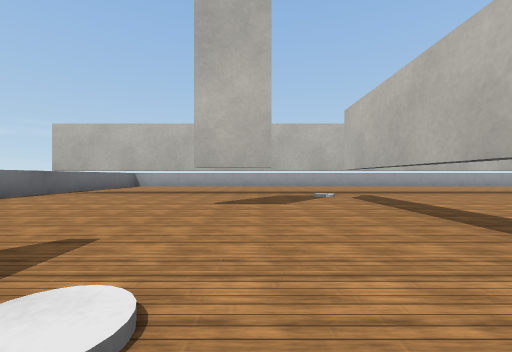
[1] (above)

15 first-person views from a walk through a robot-simulator world made for Webots. The camera is 0.39 m above the floor, looks level and sees 90° across. The floor is counted in squares, 1 m on a side. Each view is taken from the middle of a square. On the plan, view 1 faces up. The plan holds only what a view shows up to about 9 squares ahead; the rest is blank. Robots are left out. Simple shapes and patterns stand in for the simulator's stock objects.

[2]
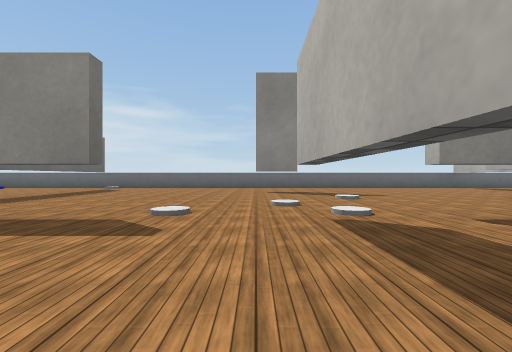

[3]
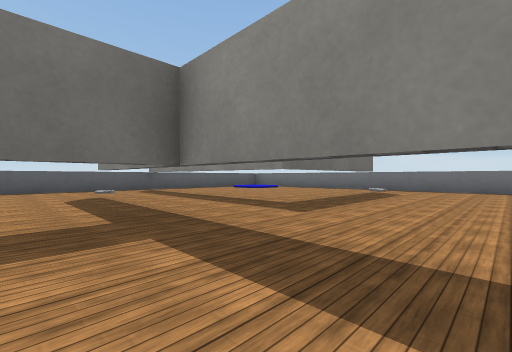

[4]
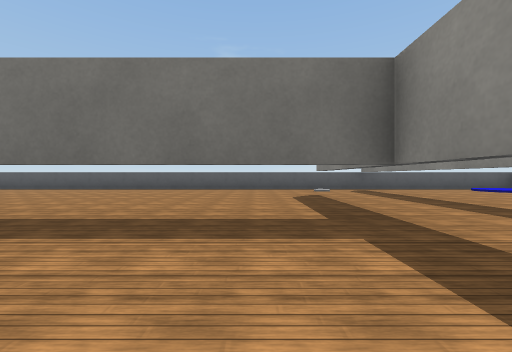

[5]
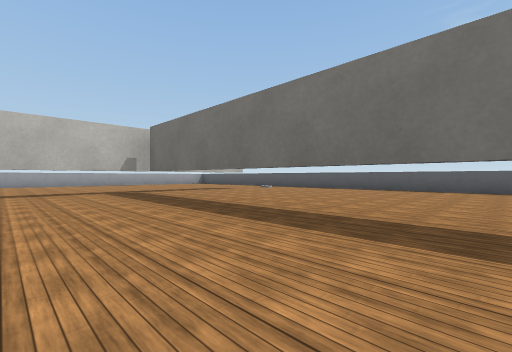

[6]
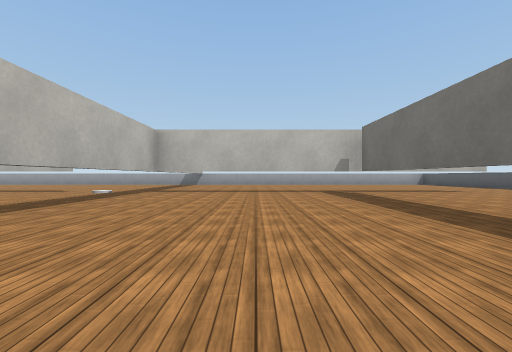

[7]
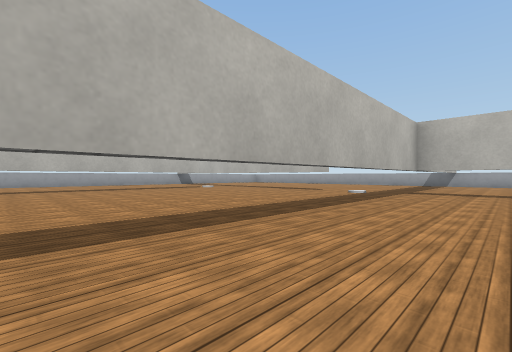

[8]
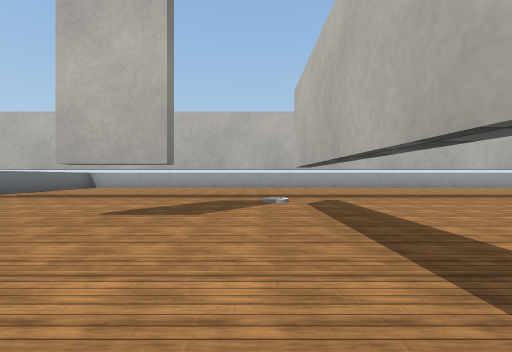

[9]
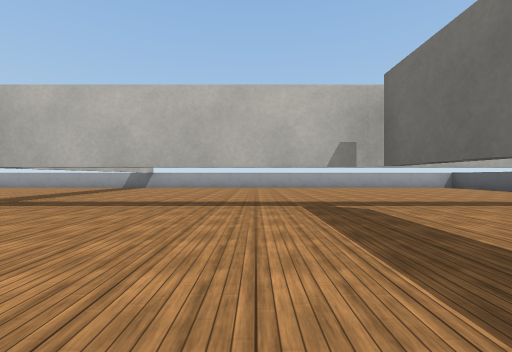

[10]
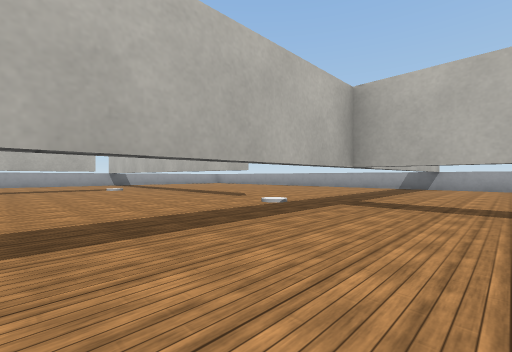

[11]
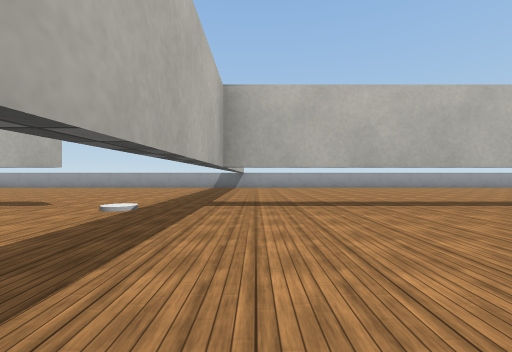

[12]
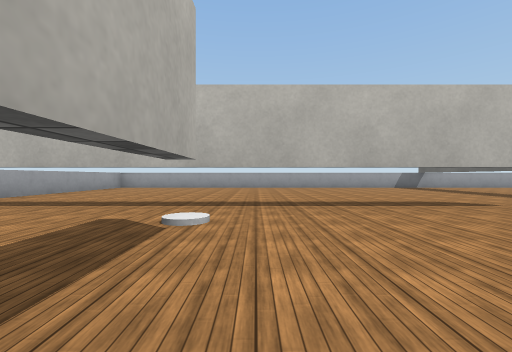

[13]
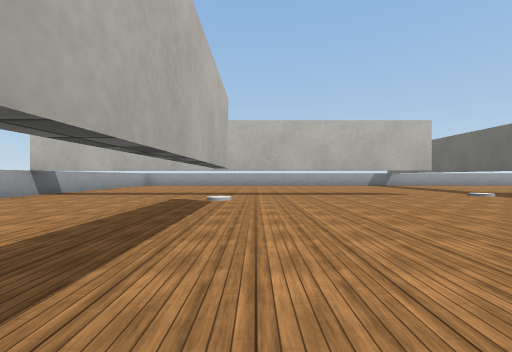

[14]
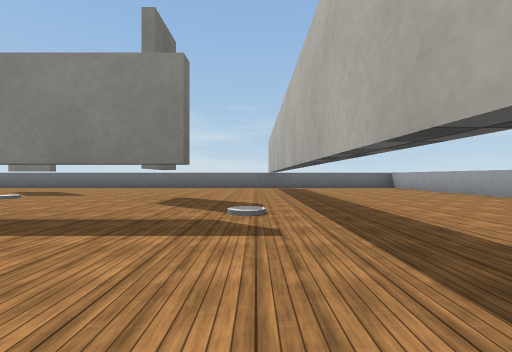

[15]
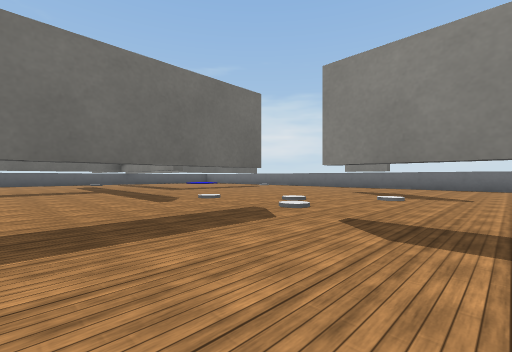

### Floor plan
Key: @ floor where view 1 was taken; # wall or solid block; . floor; / step, stairs or slope; T thing the floor can be seen under or through.
Columns run from 5 left of view 1 to 16 right of it. Each row starts with its distance up from view 1.
 10 ######################
  9 #..............T.....#
  8 #..............T.....#
  7 #..............T.....#
  6 #TTTTTTTTTTTTT.T.....#
  5 #..............T.....#
  4 #......T.......T.....#
  3 #....#.T.......T.....#
  2 #......T.......T.....#
  1 #......T.............#
  0 #..#.@.TTTTTTTT.TTTT##
 -1 #..#...........T.....#
 -2 #..............T.....#
 -3 #......T.......T.....#
 -4 #......T.......T.....#
 -5 #.TTT..TTTTTTTTT.....#
 -6 #....T.T.......T.....#
 -7 #....T.T.......T.....#
 -8 #....T.T.......T.....#
 -9 #//..T...............#
-10 #//..T...............#
-11 ######################

Positions as (right, up) in squares from view 1, and headings:
1: (0, 0), facing up
2: (4, -1), facing left
3: (3, -3), facing down-left
4: (3, -3), facing down
5: (4, -3), facing down-right
6: (4, -3), facing right
7: (4, -2), facing up-right
8: (1, 1), facing up
9: (7, -4), facing right
10: (7, -2), facing up-right
11: (7, -1), facing right
12: (7, 5), facing right
13: (5, 5), facing right
14: (4, 5), facing left
15: (4, 2), facing down-left
